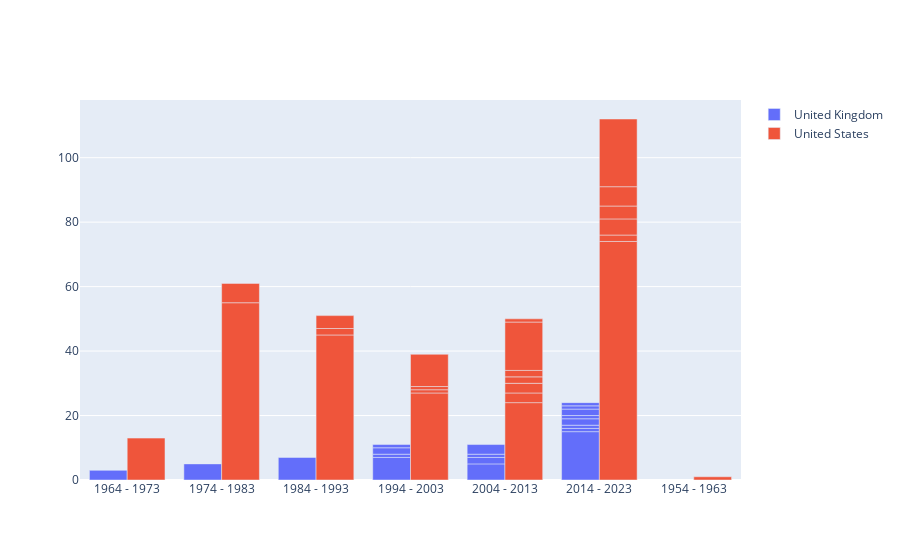

The notebook cell saved with this chart:
### Code cell
fig = go.Figure()

for y in temp_df.countries.unique():
    dfy = temp_df[temp_df.countries == y]
    fig.add_bar(x = dfy.Period, y = dfy.counts, name = str(y))

fig.show()

### Figure 1 — Plotly figure (JSON) as saved in the notebook; plotly's stock layout.template omitted (floating-point values rounded to 4 significant figures)
{"data": [{"name": "United Kingdom", "type": "bar", "x": ["1964 - 1973", "1974 - 1983", "1984 - 1993", "1994 - 2003", "1994 - 2003", "1994 - 2003", "1994 - 2003", "2004 - 2013", "2004 - 2013", "2004 - 2013", "2004 - 2013", "2014 - 2023", "2014 - 2023", "2014 - 2023", "2014 - 2023", "2014 - 2023", "2014 - 2023", "2014 - 2023", "2014 - 2023"], "y": [3, 5, 7, 7, 1, 2, 1, 5, 2, 1, 3, 15, 1, 1, 2, 1, 2, 1, 1]}, {"name": "United States", "type": "bar", "x": ["1954 - 1963", "1964 - 1973", "1974 - 1983", "1974 - 1983", "1984 - 1993", "1984 - 1993", "1984 - 1993", "1994 - 2003", "1994 - 2003", "1994 - 2003", "1994 - 2003", "2004 - 2013", "2004 - 2013", "2004 - 2013", "2004 - 2013", "2004 - 2013", "2004 - 2013", "2004 - 2013", "2014 - 2023", "2014 - 2023", "2014 - 2023", "2014 - 2023", "2014 - 2023", "2014 - 2023"], "y": [1, 13, 55, 6, 45, 2, 4, 27, 1, 1, 10, 24, 3, 3, 2, 2, 15, 1, 74, 2, 5, 4, 6, 21]}], "layout": {}}
